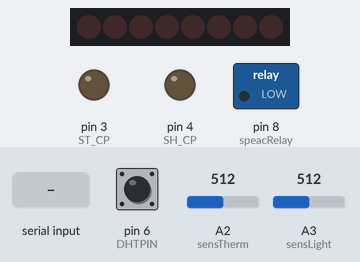
The sketch below on a simulated Arduino Uno, built with avr-gcc and run on an emulated ATmega328P. Shown: 8 shift-register outputs drawn as a row of LEDs (first output left, lit = HIGH), switched loads named in the sketch (green lamp = pin HIGH), output pins drawn as LEDs (lit = HIGH). The test bench sets the inputs (shaded band); at power-on: A2 (sensTherm) = 512, pin 6 (DHTPIN) HIGH, A3 (sensLight) = 512. The local clock reads 2024-03-15 10:24:30 at power-on unless the sketch sets it; what the sketch prints to the serial monitor is not drawn.

Above: at 1.2 s.
1.3 s: "/hall/light" received over Serial
At 2.5 s:
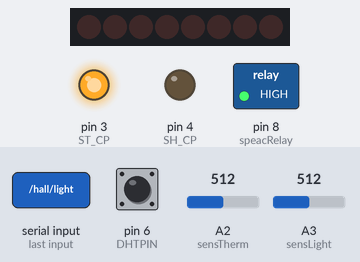
2.8 s: A2 (sensTherm) set to 0
6.7 s: A2 (sensTherm) set to 20
Timing chart, 0 to 9.7 s (numbered marks = the images above; inputs shaded):
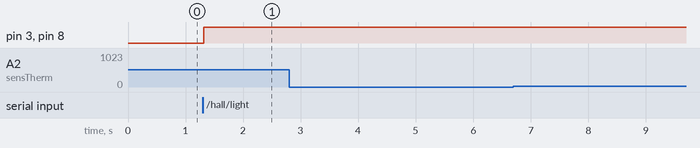

The sketch:

arduinoMQTT_ALLCOPY.ino
```cpp
/*
   TimeRTC.pde
   example code illustrating Time library with Real Time Clock.
   pwm -  5, 6 : 9, 10 : 11  13

	Timer0 - используется millis (), micros (), delay () и ШИМ на пинах 5 и 6
	Timer1 - используется для Servo, библиотеки WaveHC и ШИМ на пинах 9 и 10
	Timer2 - используется Tone и ШИМ на пинах 11 и 13

*/
//#include <Ultrasonic.h>  //Дальнометр SR04
#include <TimeLib.h>
#include <Wire.h>
#include <DS1307RTC.h>  // a basic DS1307 library that returns time as a time_t
#include <PCF8574.h>
#include "IRremote.h"
#include <DHT.h>
//#include <avr/pgmspace.h> // ДлЯ Progem запись во флэш

#include <Time.h>


//КОНСТАНТЫ
#define DHTPIN 6
#define DHTTYPE           DHT11
//#define btnSpeac      2
#define btn      9
//#define micD      7
//#define sr04Trig  5
//#define sr04Echo

//74HC595
int DS = 2;
int ST_CP = 3;
int SH_CP = 4;
#define speacRelay      8
//#define micLamp      3

//Инфрокарсный пульт
IRrecv irrecv(7);
decode_results results;
//RGB светодиод
#define redPin  10
#define greenPin  13
//#define bluePin  9


const int btns = A0;   //496, 333, ,249, 199, 165
const int sensTherm = A2;
const int sensLight = A3;


int TempBtn=0;
int tempBtns;
int tempTherm;
int sensorValue = 0;
int val;
int myInts[10];
int counter = 0;
char ch = 0;
byte registers = 0b00000000;
String str = "";
byte  strKey = 0;
String strAdr = " ";
String strVal = " ";
 //Ultrasonic ultrasonic(sr04Trig, sr04Echo);


//Драйвер двигателя
/*int IN1 = 5;
int IN2 = 6;
int EN1 = 9;*/


/*byte path[3]= {
  B01111111,
  B10111111,
  B11011111
  };*/

  //Rgb светодиод
/*const int RedPin = 1;
const int GreenPin = 2;
const int BluePin = 3;
int redPin = 5;
int greenPin = 6;
int bluePin = 9;*/

String redNum;
String greenNum;
String blueNum;
 byte color[][3]  = {
	{119, 221, 231},
	{227, 38, 54},
	{153, 102, 204},
	{106, 90, 205},
	{0, 49, 83},
	{119, 221, 231},
	{176, 63, 53},
	{175, 238, 238},
	{152, 251, 152},
	{255, 220, 51},
	{42, 141, 156},
	{0, 155, 118},
	{144, 0, 32},
	{248, 23, 62}
  };
  int collorRow = sizeof(color) /3; //Кол-во строк массива, 3 столбца
bool isTimeSet = false; //флаг, указывающий на то, была ли уже задана дата


int tp1,tp2,tp3 = 0;
byte varIrc = 0;


DHT dht(DHTPIN, DHTTYPE);
uint32_t delayMS;

//PCF8574 expander;
void setup()  {
	 Serial.begin(115200);
  Serial.println("Start");
	//Расширитель портов
	/*expander.begin(0x20);
	expander.pinMode(4, INPUT);
	expander.pullDown(4);*/
	//pinMode(btnSpeac, INPUT);   //а 2й – входом
  //pinMode(btn, INPUT);   //а 3й – входом
  pinMode(btn, INPUT);   //а 9й – входом кнопкиъ

  pinMode(speacRelay, OUTPUT);  //8й вывод будет выходом
  digitalWrite(speacRelay, LOW);

  //pinMode(micLamp, OUTPUT);  //9й вывод будет выходом
 // digitalWrite(micLamp, LOW);


  //устанавливаем режим OUTPUT 74HC595

  pinMode(ST_CP, OUTPUT);
  pinMode(SH_CP, OUTPUT);
  pinMode(DS, OUTPUT);

  //драйвер мотора
  /*pinMode (IN2, OUTPUT);
  pinMode (IN1, OUTPUT);
  pinMode (EN1, OUTPUT);*/

  //RGB
	/*pinMode(redPin, OUTPUT);
	pinMode(greenPin, OUTPUT);
	pinMode(bluePin, OUTPUT);*/


  //while (!Serial) ; // wait until Arduino Serial Monitor opens
  /*setSyncProvider(RTC.get);   // the function to get the time from the RTC
  if (timeStatus() != timeSet)
    Serial.println("Unable to sync with the RTC");
  else
    Serial.println("RTC has set the system time");*/

//Инфрокрасный пульт
//irrecv.enableIRIn();

// время
  while (!Serial) ; // Только для платы Leonardo
  setSyncProvider(RTC.get);   // получаем время с RTC
  if (timeStatus() != timeSet)
    Serial.println("Unable to sync with the RTC"); //синхронизация не удаласть
  else
    Serial.println("RTC has set the system time");

dht.begin();

}

void loop()
{
	//expand();

	//Сдвиговый регистр
	/**/


	//Хлопок
  /*if (digitalRead(micD) == HIGH) {
    delay(150); //ожидаем 200милисекунд для повторного хлопка - можно не делать но в моём случае это добавило удобства
    for (int t = 0; t <= 300; t++) //цикл на проверку второго хлопка по идее на пол секунды но ардуино делает его дольше
    {
      delay(1); //для цикла

      if (digitalRead(micD) == HIGH) { //сверяем данные для второго хлопка, если он был то меняем состояние лампы с вкл на выкл и наоборот
        digitalWrite(micLamp, !digitalRead(micLamp)); //меняем состояние
        break;//выходим из цикла после второго хлопка
        delay(200);//для удобства
      }
    }*/

//Дальнометр
  //      float dist_cm = ultrasonic.Ranging(1);       // get distance
  // Serial.println(dist_cm);
  // delay(500);

  //Микрофон
 //if (TEMP!=analogRead(micA)){ //Для датчика газа
/*//if ((TEMP!=analogRead(micA)) and (digitalRead(micD) == HIGH)){
  TEMP = analogRead(micA);
  Serial.println(TEMP); // выводим в порт
}*/


// if (TEMP!=analogRead(micA))
	/*{
	   TEMP = analogRead(micA);
	   Serial.println(TEMP); // выводим в порт
 	}*/

  //if (digitalRead(btn) == HIGH) {

	 /* tempBtns = analogRead(btns);  // обязательно в переменную, иначе не рабоатет
	  //Serial.println(analogRead(btns));
	  if (tempBtns>=230)   //функция проверок от ошибок, при нажатии значения плавают от меньшего
	  {
		delay(40);
		tempBtns = analogRead(btns);
	  }
	if (tempBtns <=350 and tempBtns >230)
	{

		setRegShift(1);
	}
	*/
  //Кнопка для колонок, если 1, то сменить на выходе сигнал
  //if (digitalRead(btnSpeac) == HIGH)
	//if (tempBtns <=460 and tempBtns >350)
  //{


	  /*
    digitalWrite(speacRelay, !digitalRead(speacRelay));
	if (digitalRead(speacRelay))
		Serial.println("/home/hall/ard1relay9@0%");
	else
		Serial.println("/home/hall/ard1relay9@1%");
	Serial.println(analogRead(btns));
    delay(400);  */

 // }

  //Для реле 1
  	//if (tempBtns <=595 and tempBtns >460)
  //{

		//setColor(tp);
		//Serial.println(analogRead(btns));


   //setRegShift(3);
   //Для движка
   /*
 digitalWrite (IN2, HIGH);
  digitalWrite (IN1, LOW);
  analogWrite(EN1,55);
  delay(2000);
  analogWrite(EN1,105);
  delay(2000);
  analogWrite(EN1,255);
  delay(2000);
  analogWrite(EN1,0);
  delay(5000);*/
  //}


//Принять тнформацию по сериал
  //Получаем строку в переменную

  /*while (Serial.available() > 0)
  {
	  delay(2);
    ch = Serial.read();
    str += ch;
  }
  str.trim();
  if (str == "on")
  {
    digitalWrite(speacRelay, LOW);
  }
  if (str == "off") {
    digitalWrite(speacRelay, HIGH); //    то выключаем светодиод
  }

	if (str == "time") {
    digitalClockDisplay();
  }

  if (str != "")
  {
    //Serial.println("/"+str+"/");
    str = ""; //Сброс переменной
    delay(500);
  }*/
  //**********************************************
  /*sensorValue = analogRead(analogInPin);
    Serial.print("Microphone value= ");
    Serial.println(sensorValue); */

  //int sensorValue = analogRead(analogInPin) * 5.0 / 1024.0 * 1000.0; // значения в милливольтах

//Настрйока времени
//digitalClockDisplay();

//Инфракрасный пульт
 /*if (irrecv.decode(&results))
  {

    int res = results.value;
	Serial.println(res, HEX);

	//RGB светодиод

	if (res == 0x4EB1)
	{
		if (tp1<255)
			tp1++;
		else
			tp1=0;
		analogWrite(redPin, tp1);
		Serial.println(String(tp1,DEC));
		varIrc =1;
		setRegShift(1);
	}

	if (res == 0xFFFF8E71 )
	{
		//for (int t = 0; t < collorRow; t++) //цикл на перебор строк массива
		if (tp2<255)
			tp2++;
		else
			tp2=0;
		analogWrite(greenPin, tp2);
		Serial.println(String(tp2,DEC));
		varIrc =2;
		setRegShift(2);
	}

	if (res == 0xFFFFC639 )
	{
		//for (int t = 0; t < collorRow; t++) //цикл на перебор строк массива
		if (tp3<255)
			tp3++;
		else
			tp3=0;
		analogWrite(bluePin, tp3);
		Serial.println(String(tp3,DEC));
		varIrc =3;
		setRegShift(3);
	}

	//ОТРИЦАНИЕ
	if (res == 0x4FB)
	{
		if (tp1>0)
			tp1--;
		else
			tp1=255;
		analogWrite(redPin, tp1);
		Serial.println(String(tp1,DEC));
		varIrc =4;
	}

	if (res == 0xFFFF847B )
	{
		//for (int t = 0; t < collorRow; t--) //цикл на перебор строк массива
		if (tp2>0)
			tp2--;
		else
			tp2=255;
		analogWrite(greenPin, tp2);
		Serial.println(String(tp2,DEC));
		varIrc =5;
	}

	if (res == 0xFFFF9C63 )
	{
		//for (int t = 0; t < collorRow; t--) //цикл на перебор строк массива
		if (tp3>0)
			tp3--;
		else
			tp3=255;
		analogWrite(bluePin, tp3);
		Serial.println(String(tp3,DEC));
		varIrc =6;
	}

	if (res == 0xFFFFFFFF)
	{

		if (varIrc == 1)
		{
			if (tp1<=255)
				tp1++;
			else
				tp1=0;
			analogWrite(redPin, tp1);
			Serial.println(String(tp1,DEC));
		}
		 if (varIrc == 2)
		{
			if (tp2<255)
				tp2++;
			else
				tp2=0;
			analogWrite(greenPin, tp2);
			Serial.println(String(tp2,DEC));
		}
		 if (varIrc == 3)
		{
			if (tp3<255)
				tp3++;
			else
				tp3=0;
			analogWrite(bluePin, tp3);
			Serial.println(String(tp3,DEC));
		}
		if (varIrc == 4)
		{
			if (tp1>0)
				tp1--;
			else
				tp1=255;
			analogWrite(redPin, tp1);
			Serial.println(String(tp1,DEC));
		}
		 if (varIrc == 5)
		{
			if (tp2>0)
				tp2--;
			else
				tp2=255;
			analogWrite(greenPin, tp2);
			Serial.println(String(tp2,DEC));
		}
		 if (varIrc == 6)
		{
			if (tp3>0)
				tp3--;
			else
				tp3=255;
			analogWrite(bluePin, tp3);
			Serial.println(String(tp3,DEC));
		}
	}


	//Сброс светодиодов
	 if (res == 0x14EB )
	{
		tp1 = 0;
		tp2 = 0;
		tp3 = 0;

		analogWrite(redPin, tp1);
		analogWrite(greenPin, tp1);
		analogWrite(bluePin, tp1);
		varIrc =0;
	}


	irrecv.resume();
  }*/

	//checkTime;
	//Serial.print("Termister: ");
	//Serial.print(float(Thermister(analogRead(2))), 1);
	sendToMQTT ();
	delay(1);
	if (btn==1){
		delay(50);
		TempBtn=!TempBtn;
		setRegShift(1, TempBtn);
		Serial.println("/hall/lamp@"+String(TempBtn)+"%");
		Serial.println("fdfdgdfgdfhg");
	}
	//Вывод данных
if (counter == 5000)
{
	counter = 0;
	Serial.println("/hall/sensTherm@"+String(float(Thermister(analogRead(sensTherm))),1)+"%");
	Serial.println("/hall/sensLight@"+String(float(analogRead(sensLight)),1)+"%");
	 Serial.println("/hall/timeEsp@"+digitalClockDisplay()+"%");
	delay(5);
	 val = !digitalRead(speacRelay);

	  //Считываем влажность и температуру
	float h = dht.readHumidity();
	float t = dht.readTemperature();

	// Проверка удачно прошло ли считывание влажности и температуры
	if (isnan(h) || isnan(t)) {
		Serial.println("/hall/dht11@off%");
	return;
	}
	 Serial.println("/hall/dht11t@"+String(t)+"%");
	 Serial.println("/hall/dht11h@"+String(h)+"%");


}
counter++;
}

//*********************************************************************************************
//***************************************ФУНКЦИИ***********************************************
//*********************************************************************************************
/*void expand()
{
	for (int i=0; i<7; i++)
	{
		byte value = expander.digitalRead(i);
		if (value == 0)
		{
				while (expander.digitalRead(i) != 0)
			{

			}
			setRegShift(i, !bitRead(registers, i));

			Serial.println("Port-"+String(i)+" = ");
			Serial.println(value, DEC);

		}
	}

}*/

void sendToMQTT ()
{
	 while (Serial.available() > 0)
  {
	delay(1);
    ch = Serial.read();
	if (ch == '@')
	{
		strKey = 1;
		continue;
	}
	if (ch == '%')
	{
		strKey = 1;
		break;
	}

	if (strKey == 0)
		strAdr += ch;
	else
		strVal += ch;
  }
  strAdr.trim();
  strVal.trim();
  //Если получены какие-то данные с ЕСП
  if (strAdr != "" || strVal != "" )
  {
	  //Serial.println(strAdr+strVal);
	  if (strAdr=="/hall/light")
	  digitalWrite(speacRelay, !strVal.toInt()); //

	//Сдвиговый регистр
	String tempStrAdr = strAdr.substring(0, strAdr.length()-1);

	if (tempStrAdr = "/hall/shiftReg")
	{
		String lastStrAdr = strAdr.substring(strAdr.length()-1);
		setRegShift(lastStrAdr.toInt(), strVal.toInt());
	}
	/*char strAdrBuf[25];
	char strValBuf[10];
	strAdr.toCharArray(strAdrBuf, 25);
	strVal.toCharArray(strValBuf, 10);
    client.publish(strAdrBuf, strValBuf);*/
    strAdr = " "; //Сброс переменных
	strVal = " ";
	strKey = 0;
  }
}
//Термистор
double Thermister(int RawADC) {
	double Temp;
	Temp = log(((10240000/RawADC) - 10000));
	Temp = 1 / (0.001129148 + (0.000234125 + (0.0000000876741 * Temp * Temp ))* Temp );
	Temp = Temp - 273.15;		// Kelvin to Celcius
	//Temp = (Temp * 9.0)/ 5.0 + 32.0;		// 1 способ Convert Celcius to Fahrenheit
	//Temp = (Temp * 1.8) + 32.0;		// 2 способ Convert Celcius to Fahrenheit
	return Temp;
}
//Вывод часов
String digitalClockDisplay() {
	String clockTemp = "";
  // digital clock display of the time
  /*Serial.print(hour());
  //printDigits(hour());
  printDigits(minute());
  printDigits(second());
  Serial.print(" ");
  Serial.print(day());
  Serial.print(" ");
  Serial.print(month());
  Serial.print(" ");
  Serial.print(year());
  Serial.println();*/
  //delay(1000);
  return clockTemp = String(hour())+printDigits(minute())+printDigits(second());
}

String printDigits(int num) {
	String a =":";
  // utility function for digital clock display: prints preceding colon and leading 0
  //Serial.print(":");
  if (num < 10)
    //Serial.print('0');
	a+="0";
	 return a+=String(num);
 // Serial.print(num);
}
/*void convertDigits(String digits) {
  // utility function for digital clock display: prints preceding colon and leading 0
  Serial.print(":");
  if (digits < 10)
    Serial.print('0');
  Serial.print(digits);
}*/
//Установить бит в сдвиговый регистр
void setRegShift(int num, int val)
{
	bitWrite(registers, num,val);
	regShift(registers);

	/*if (bitRead(registers,num))
	{
		bitWrite(registers, num,0);
		regShift(registers);
		Serial.println("/hall/RegShift"+String(num)+"@1%");
	}
	else
	{
		bitWrite(registers, num,1);
		regShift(registers);
		Serial.println("/hall/RegShift"+String(num)+"@0%");
	}*/

	//Serial.println(analogRead(btns));
    //delay(400);

}
//Сдвиг через сдвиговый регистр 74HC595
void regShift (byte a){
	digitalWrite(ST_CP, LOW);
    shiftOut(DS, SH_CP, MSBFIRST, a);
    digitalWrite(ST_CP, HIGH);
	//Serial.print("------");
	//Serial.println(a);
}


//void setColor(int red, int green, int blue)

/*void setColor(int i)

{
	analogWrite(redPin, color[i][0]);
	analogWrite(greenPin, color[i][1]);
	analogWrite(bluePin, color[i][2]);


	Serial.println(String(i,DEC));
	Serial.println(String(color[i][0], DEC) + " "+String(color[i][1], DEC)+" "+String(color[i][2], DEC));
	Serial.println(String(collorRow+99, DEC));
	Serial.println(" ");

}*/

/*void readColor ()
{
	if (Serial.available() > 0) {  //если есть доступные данные
        // считываем байт
		str="";
		redNum = "";
		greenNum ="";
		redNum = "";
        str = Serial.read();
		redNum = str.substring(1,3);
		greenNum = str.substring(3,6);
		redNum = str.substring(6,8);

		//Serial.println(redNum);
		//Serial.println(greenNum);
		//Serial.println(redNum);
		//String stringOne =  String(color[1][1], DEC);
		//Serial.println(String(color[1][1], DEC)); // Вязть данные из двумерного массива и конвертировать в строку
		//Serial.println(String((color[1][1])byteArray));
	}

}*/


void checkTime ()
{
	  if (timeStatus() == timeSet)
  {
    /*if (digitalRead(btn) == HIGH)
	{
      //digitalClockDisplay();
    }*/
    if (hour() == 6 and minute() == 45 and digitalRead(5) == 1)
	{
      digitalWrite(speacRelay, LOW);
    }

  }
  else
  {
    Serial.println("The time has not been set.  Please run the Time");
    Serial.println("TimeRTCSet example, or DS1307RTC SetTime example.");
    Serial.println();
    delay(4000);
  }
}


//Работы с цифровым сигналом, кнопка
	 //digitalWrite(relay1, !digitalRead(relay1));
	/*if (digitalRead(relay1))
		Serial.println("/home/hall/ard1relay1@1%");
	else
		Serial.println("/home/hall/ard1relay1@0%");*/
   // while (digitalRead(btnSpeac) == HIGH) //Ждать пока не отжмется кнопка


void setTimeFromFormatString(String time)
{
  //ДД.ММ.ГГ чч:мм:сс
  int day = time.substring(0, 2).toInt();
  int month = time.substring(3, 5).toInt();
  int year = time.substring(6, 8).toInt();
  int hours = time.substring(9, 11).toInt();
  int minutes = time.substring(12, 14).toInt();
  int seconds = time.substring(15, 17).toInt();
  TimeElements te;
  te.Second = seconds;
  te.Minute = minutes;
  te.Hour = hours;
  te.Day = day;
  te.Month = month;
  te.Year = year + 30; //год в библиотеке отсчитывается с 1970. Мы хотим с 2000
  time_t timeVal = makeTime(te);
  RTC.set(timeVal);
  setTime(timeVal);
}
```

Measured:
- after the input at 1.3 s, pin 3 (ST_CP), pin 8 (speacRelay): LOW → HIGH at once
- after the input at 2.8 s, every drawn part: stays the same
- after the input at 6.7 s, every drawn part: stays the same
